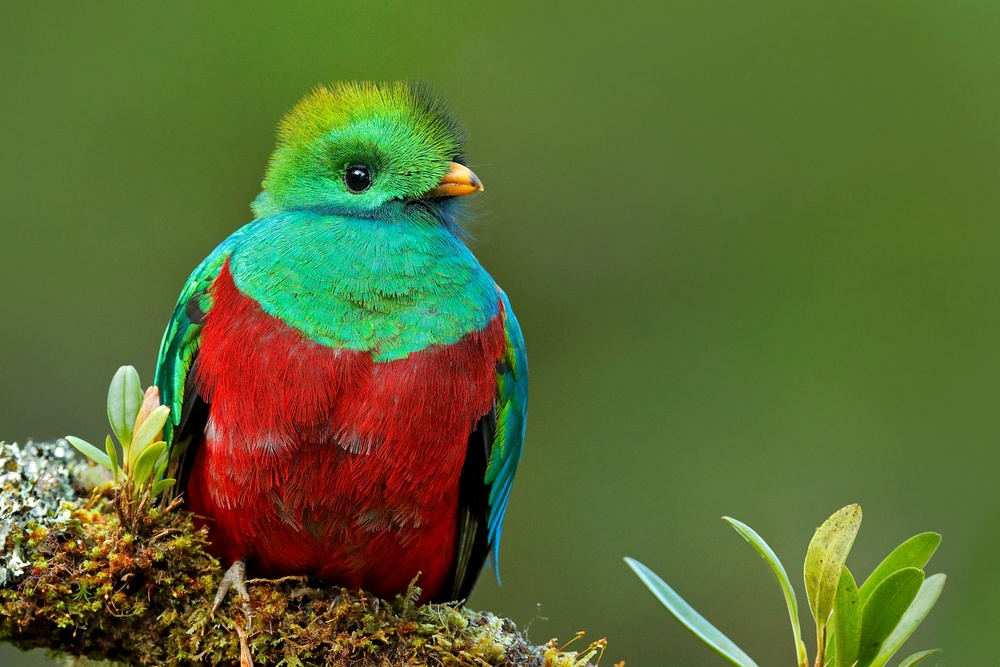
#> input picture quetzal.jpg, 1000 x 667 px, shrunk from 1773 x 1182 before the run
$ jupyter execute --allow-errors 'Laboratorio #1 - (Introducción al Procesamiento de Imágenes).ipynb'
#> lines starting #> are read from the running program, lines starting #| are printed output that depends on the picture
[cell 1]
import cv2
import matplotlib.pyplot as plt
import numpy as np

## Problema 1:

[cell 2]
def modify_image(image_path, color):
#> called with image_path = 'tikal.jpg', color = 3
    image = cv2.imread(image_path)

    # Mascaras
    mask = np.zeros_like(image)

    # Diccionario para los colores
    channels = {
        1: [0],       # Solo azul
        2: [1],       # Solo verde
        3: [2],       # Solo rojo
        10: [1, 2],   # Verde y rojo
        20: [0, 1],   # Azul y verde
        30: [0, 2]    # Azul y rojo
    }

    if color in channels:
        for ch in channels[color]:
            mask[:, :, ch] = image[:, :, ch]

    return mask

[cell 3]
image_path = 'tikal.jpg' # Aqui se carga la imagen
color = 3  # Cambia este valor para probar diferentes casos
#> (the rest of this cell did not finish here and is left out)

## Problema 2:

[cell 4]
def combinar_imagenes_a_color(ruta_img1, ruta_img2, ruta_img3, ruta_salida):
    # Orden de los colores, azul, verde y rojo
    img1 = cv2.imread("imagen1\imagen1_salida_gray_azul.jpg", cv2.IMREAD_GRAYSCALE)
    img2 = cv2.imread("imagen1\imagen1_salida_gray_verde.jpg", cv2.IMREAD_GRAYSCALE)
    img3 = cv2.imread("imagen1\imagen1_salida_gray_rojo.jpg", cv2.IMREAD_GRAYSCALE)

    # Combinacion
    imagen_color = cv2.merge((img1, img2, img3))
    cv2.imwrite(ruta_salida, imagen_color)

    imagen_color_rgb = cv2.cvtColor(imagen_color, cv2.COLOR_BGR2RGB)
    plt.imshow(imagen_color_rgb)
    plt.axis('off')
    plt.show()

ruta_img1 = '/ruta/a/imagen1.png'
ruta_img2 = '/ruta/a/imagen2.png'
ruta_img3 = '/ruta/a/imagen3.png'

ruta_salida = '/ruta/a/imagen_color.png'

#> (the rest of this cell did not finish here and is left out)

[cell 5]
def combinar_imagenes_a_color(ruta_img1, ruta_img2, ruta_img3, ruta_salida):
    # Orden de los colores, azul, verde y rojo
    img1 = cv2.imread("imagen2\imagen2_salida_gray_azul.jpg", cv2.IMREAD_GRAYSCALE)
    img2 = cv2.imread("imagen2\imagen2_salida_gray_verde.jpg", cv2.IMREAD_GRAYSCALE)
    img3 = cv2.imread("imagen2\imagen2_salida_gray_rojo.jpg", cv2.IMREAD_GRAYSCALE)

    # Combinacion
    imagen_color = cv2.merge((img1, img2, img3))
    cv2.imwrite(ruta_salida, imagen_color)

    imagen_color_rgb = cv2.cvtColor(imagen_color, cv2.COLOR_BGR2RGB)
    plt.imshow(imagen_color_rgb)
    plt.axis('off')
    plt.show()

ruta_img1 = '/ruta/a/imagen1.png'
ruta_img2 = '/ruta/a/imagen2.png'
ruta_img3 = '/ruta/a/imagen3.png'

ruta_salida = '/ruta/a/imagen_color.png'

#> (the rest of this cell did not finish here and is left out)

[cell 6]
def combinar_imagenes_a_color(ruta_img1, ruta_img2, ruta_img3, ruta_salida):
    # Orden de los colores, azul, verde y rojo
    img1 = cv2.imread("perro\perro_salida_gray_azul.jpg", cv2.IMREAD_GRAYSCALE)
    img2 = cv2.imread("perro\perro_salida_gray_verde.jpg", cv2.IMREAD_GRAYSCALE)
    img3 = cv2.imread("perro\perro_salida_gray_rojo.jpg", cv2.IMREAD_GRAYSCALE)

    # Combinacion
    imagen_color = cv2.merge((img1, img2, img3))
    cv2.imwrite(ruta_salida, imagen_color)

    imagen_color_rgb = cv2.cvtColor(imagen_color, cv2.COLOR_BGR2RGB)
    plt.imshow(imagen_color_rgb)
    plt.axis('off')
    plt.show()

ruta_img1 = '/ruta/a/imagen1.png'
ruta_img2 = '/ruta/a/imagen2.png'
ruta_img3 = '/ruta/a/imagen3.png'

ruta_salida = '/ruta/a/imagen_color.png'

#> (the rest of this cell did not finish here and is left out)

## Problema 3

[cell 7]
def crear_escala_grises_3d(imagen_path):
#> called with imagen_path = 'quetzal.jpg'
    imagen = cv2.imread(imagen_path)
#> imagen is the input picture: shape (667, 1000, 3); mean B, G, R 50.7, 106.8, 90.5

    imagen_gris = cv2.cvtColor(imagen, cv2.COLOR_BGR2GRAY)

    imagen_3d_1 = np.zeros_like(imagen)
    imagen_3d_2 = np.zeros_like(imagen)
    imagen_3d_3 = np.zeros_like(imagen)

    imagen_3d_1[:,:,0] = imagen_gris
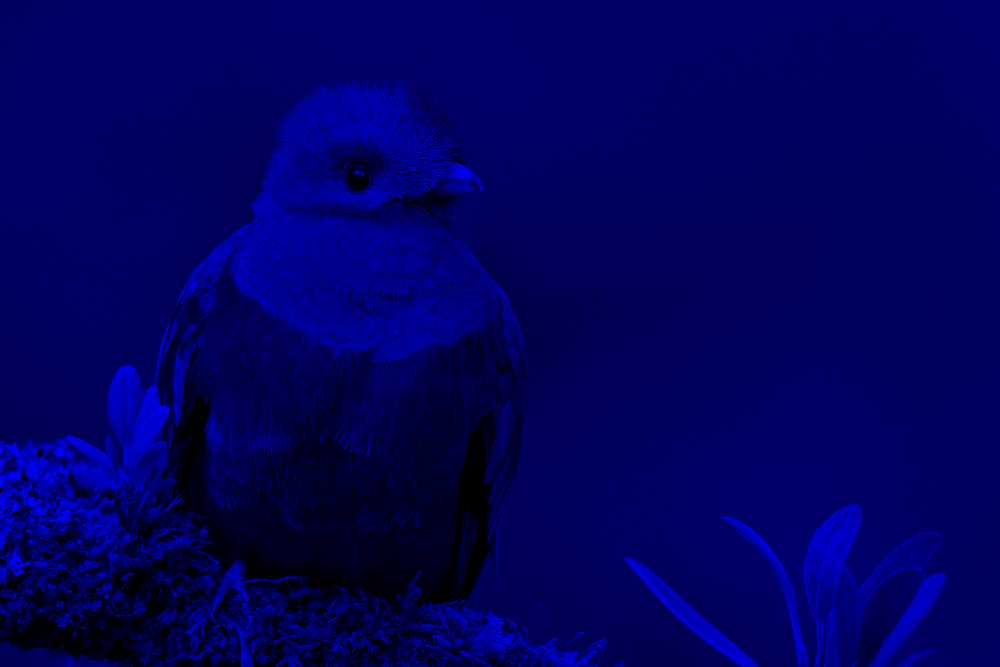
#> imagen_3d_1: shape (667, 1000, 3); mean of channels 0, 1, 2 95.5, 0, 0; drawn as B, G, R
    imagen_3d_2[:,:,1] = imagen_gris
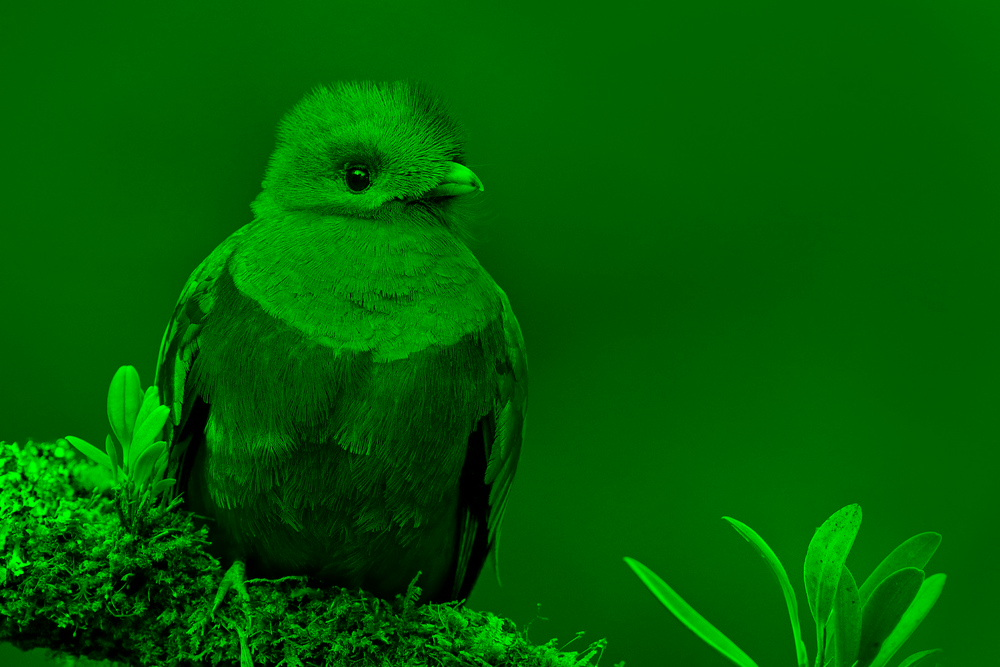
#> imagen_3d_2: shape (667, 1000, 3); mean of channels 0, 1, 2 0, 95.5, 0; drawn as B, G, R
    imagen_3d_3[:,:,2] = imagen_gris
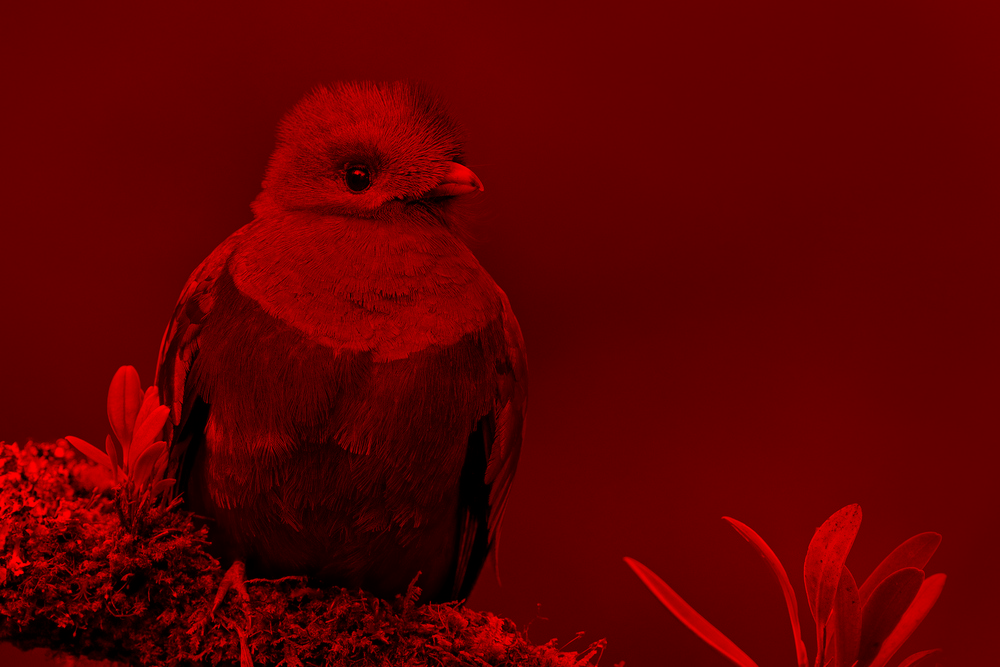
#> imagen_3d_3: shape (667, 1000, 3); mean of channels 0, 1, 2 0, 0, 95.5; drawn as B, G, R

    # Mostrar las imágenes
    plt.figure(figsize=(10, 10))

    plt.subplot(1, 3, 1)
    plt.title('Imagen Gris en Dim 1')
    plt.imshow(cv2.cvtColor(imagen_3d_1, cv2.COLOR_BGR2RGB))

    plt.subplot(1, 3, 2)
    plt.title('Imagen Gris en Dim 2')
    plt.imshow(cv2.cvtColor(imagen_3d_2, cv2.COLOR_BGR2RGB))

    plt.subplot(1, 3, 3)
    plt.title('Imagen Gris en Dim 3')
    plt.imshow(cv2.cvtColor(imagen_3d_3, cv2.COLOR_BGR2RGB))

    plt.show()

    return imagen_3d_1, imagen_3d_2, imagen_3d_3

imagen_path = 'quetzal.jpg'
crear_escala_grises_3d(imagen_path)

## Problema 4

[cell 8]
def calcular_histograma(imagen, canal, color, titulo):
    hist, bins = np.histogram(imagen[:, :, canal].ravel(), 256, [0, 256])
    media = np.mean(imagen[:, :, canal])

    plt.plot(hist, color=color)
    plt.axvline(x=media, color='k', linestyle='--', linewidth=1)
    plt.title(titulo)
    plt.xlabel('Intensidad de píxeles')
    plt.ylabel('Número de píxeles')
    plt.show()

[cell 9]
def calcular_histograma_gris(imagen_gris):
    hist_gris, bins_gris = np.histogram(imagen_gris.ravel(), 256, [0, 256])
    media_gris = np.mean(imagen_gris)

    plt.plot(hist_gris, color='gray')
    plt.axvline(x=media_gris, color='k', linestyle='--', linewidth=1)
    plt.title('Histograma de la Imagen en Escala de Grises')
    plt.xlabel('Intensidad de píxeles')
    plt.ylabel('Número de píxeles')
    plt.show()

[cell 10]
def mostrar_histograma_azul(imagen):
    calcular_histograma(imagen, 0, 'b', 'Histograma del Canal Azul')
#> in calcular_histograma, `hist, bins = np.histogram(imagen[:, :, canal].ravel(), 256, [0, 256])`: hist = 256 values, max 30983 at index 0, min 25 at index 254, mean 2605.5; bins = 257 values from 0 to 256
#> in calcular_histograma, `media = np.mean(imagen[:, :, canal])`: media = 50.67
#> in calcular_histograma, `plt.show()`:
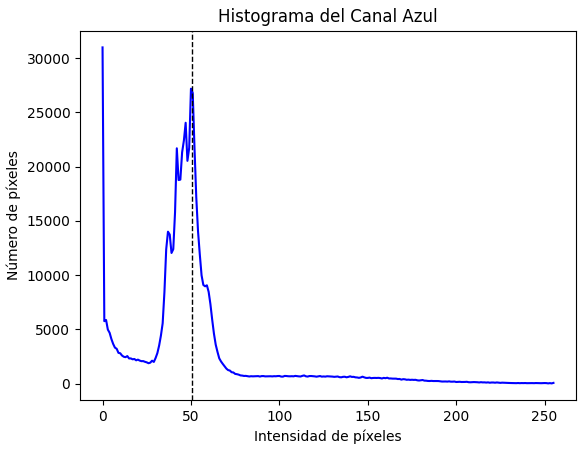
#> figure drawn by matplotlib, 1 panel; curve peaks at x = 0, y = 30983

def mostrar_histograma_verde(imagen):
    calcular_histograma(imagen, 1, 'g', 'Histograma del Canal Verde')
#> call 2 of calcular_histograma, with canal = 1, color = 'g', titulo = 'Histograma del Canal Verde'
#> in calcular_histograma (call 2), `hist, bins = np.histogram(imagen[:, :, canal].ravel(), 256, [0, 256])`: hist = 256 values, max 31689 at index 112, min 80 at index 251, mean 2605.5
#> in calcular_histograma (call 2), `media = np.mean(imagen[:, :, canal])`: media = 106.8
#> in calcular_histograma (call 2), `plt.show()`:
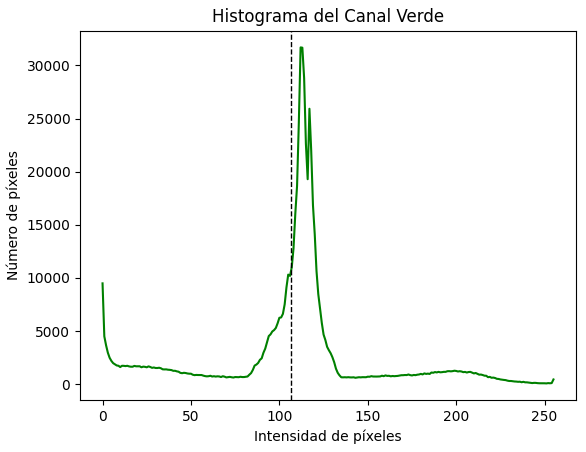
#> figure drawn by matplotlib, 1 panel; curve peaks at x = 112, y = 31689

def mostrar_histograma_rojo(imagen):
    calcular_histograma(imagen, 2, 'r', 'Histograma del Canal Rojo')

def mostrar_histograma_gris(imagen):
    imagen_gris = np.mean(imagen, axis=2).astype(np.uint8)
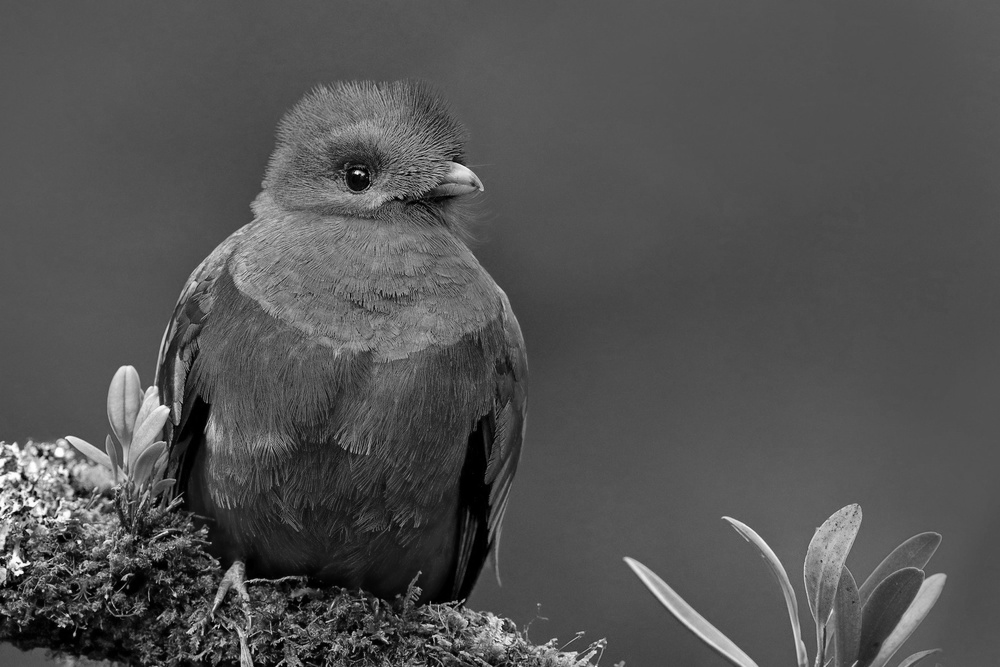
#> imagen_gris: shape (667, 1000); min 0, max 254, mean 82.3
    calcular_histograma_gris(imagen_gris)
#> in calcular_histograma_gris, `hist_gris, bins_gris = np.histogram(imagen_gris.ravel(), 256, [0, 256])`: hist_gris = 256 values, max 40010 at index 84, min 0 at index 255, mean 2605.5; bins_gris = 257 values from 0 to 256
#> in calcular_histograma_gris, `media_gris = np.mean(imagen_gris)`: media_gris = 82.34

[cell 11]
imagen_path = 'quetzal.jpg'
imagen = cv2.imread(imagen_path)

[cell 12]
mostrar_histograma_azul(imagen)
mostrar_histograma_verde(imagen)
mostrar_histograma_rojo(imagen)
mostrar_histograma_gris(imagen)

## Problema 5

[cell 13]
def weighted_grayscale(image_path):
#> called with image_path = 'quetzal.jpg'
    image = cv2.imread(image_path)

    image_rgb = cv2.cvtColor(image, cv2.COLOR_BGR2RGB)
    R, G, B = image_rgb[:,:,0], image_rgb[:,:,1], image_rgb[:,:,2]
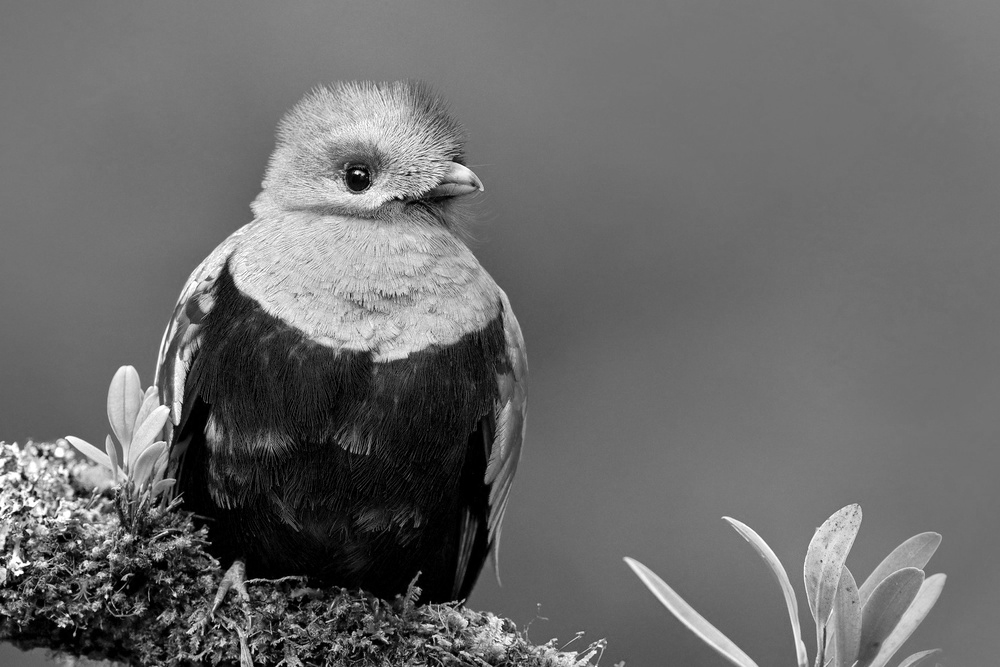
#> G: shape (667, 1000); min 0, max 255, mean 106.8
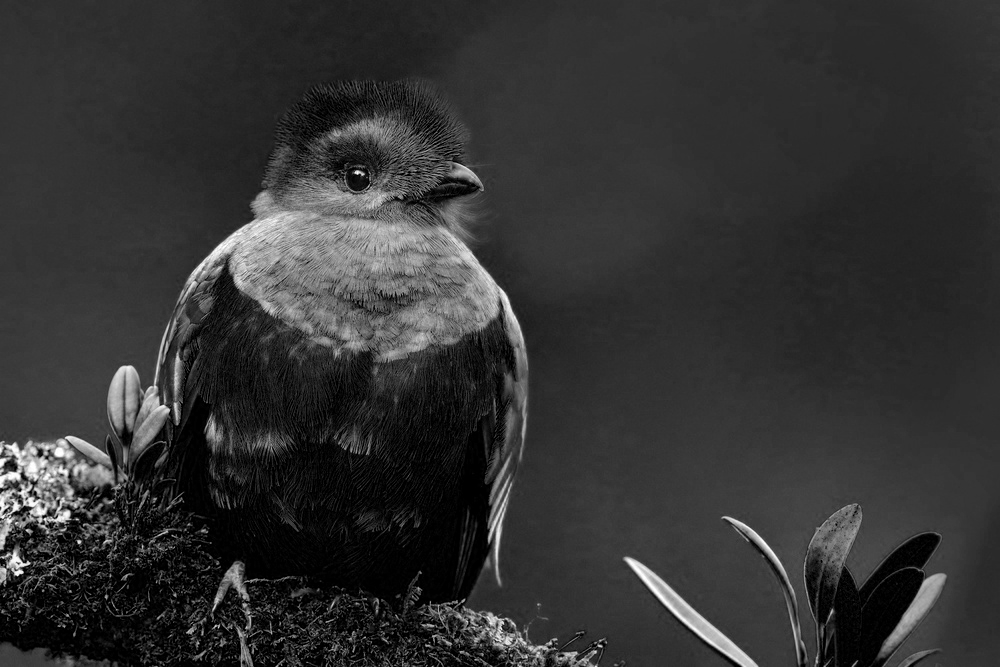
#> B: shape (667, 1000); min 0, max 255, mean 50.7
    gray_image = 0.299 * R + 0.587 * G + 0.114 * B
    gray_image = gray_image.astype(np.uint8)

    return gray_image

[cell 14]
def display_images(original_image_path, gray_image):
#> called with original_image_path = 'quetzal.jpg'
    original_image = cv2.imread(original_image_path)
    original_image_rgb = cv2.cvtColor(original_image, cv2.COLOR_BGR2RGB)

    plt.figure(figsize=(12, 6))

    plt.subplot(1, 2, 1)
    plt.title('Imagen Original')
    plt.imshow(original_image_rgb)
    plt.axis('off')

    plt.subplot(1, 2, 2)
    plt.title('Imagen en Escala de Grises Ponderada')
    plt.imshow(gray_image, cmap='gray')
    plt.axis('off')

    plt.show()
